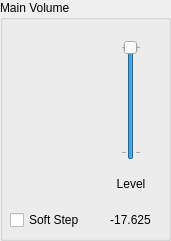
   <widget class="QGroupBox" name="groupBox_9">
    <property name="geometry">
     <rect>
      <x>280</x>
      <y>480</y>
      <width>171</width>
      <height>241</height>
     </rect>
    </property>
    <property name="title">
     <string>Main Volume</string>
    </property>
    <widget class="QWidget" name="gridLayoutWidget_10">
     <property name="geometry">
      <rect>
       <x>10</x>
       <y>40</y>
       <width>151</width>
       <height>191</height>
      </rect>
     </property>
     <layout class="QGridLayout" name="gridLayout_10">
      <item row="1" column="1" alignment="Qt::AlignHCenter|Qt::AlignVCenter">
       <widget class="QLabel" name="label_30">
        <property name="minimumSize">
         <size>
          <width>32</width>
          <height>18</height>
         </size>
        </property>
        <property name="maximumSize">
         <size>
          <width>32</width>
          <height>18</height>
         </size>
        </property>
        <property name="text">
         <string>Level</string>
        </property>
        <property name="alignment">
         <set>Qt::AlignCenter</set>
        </property>
       </widget>
      </item>
      <item row="2" column="1" alignment="Qt::AlignHCenter|Qt::AlignVCenter">
       <widget class="QLabel" name="label_31">
        <property name="minimumSize">
         <size>
          <width>45</width>
          <height>18</height>
         </size>
        </property>
        <property name="maximumSize">
         <size>
          <width>45</width>
          <height>18</height>
         </size>
        </property>
        <property name="text">
         <string>-17.625</string>
        </property>
        <property name="alignment">
         <set>Qt::AlignCenter</set>
        </property>
       </widget>
      </item>
      <item row="0" column="1">
       <layout class="QVBoxLayout" name="verticalLayout_3">
        <item alignment="Qt::AlignHCenter">
         <widget class="QSlider" name="verticalSlider_16">
          <property name="minimumSize">
           <size>
            <width>20</width>
            <height>120</height>
           </size>
          </property>
          <property name="maximumSize">
           <size>
            <width>20</width>
            <height>120</height>
           </size>
          </property>
          <property name="minimum">
           <number>-47</number>
          </property>
          <property name="maximum">
           <number>0</number>
          </property>
          <property name="pageStep">
           <number>1</number>
          </property>
          <property name="orientation">
           <enum>Qt::Vertical</enum>
          </property>
          <property name="tickPosition">
           <enum>QSlider::TicksBothSides</enum>
          </property>
          <property name="tickInterval">
           <number>47</number>
          </property>
         </widget>
        </item>
       </layout>
      </item>
      <item row="2" column="0">
       <widget class="QCheckBox" name="checkBox_13">
        <property name="minimumSize">
         <size>
          <width>85</width>
          <height>22</height>
         </size>
        </property>
        <property name="text">
         <string>Soft Step</string>
        </property>
       </widget>
      </item>
     </layout>
    </widget>
   </widget>
